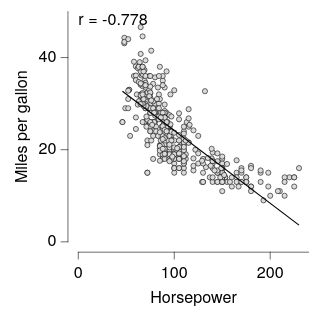

Specify this chart in Vega-Lite:
### Vega-Lite specification from a JSON file in a GitHub repository (floating-point values rounded to 4 significant figures; data arrays with more than 128 entries replaced by an {"elided": "..."} marker saying what was removed)
{"background": null, "config": {"arc": {"fill": "#DBDBDB", "fillOpacity": 1.0, "innerRadius": 25.0, "padAngle": 0.03, "stroke": "black", "strokeOpacity": 1, "strokeWidth": 0.25}, "area": {"fill": "#DBDBDB", "fillOpacity": 1.0, "stroke": "black", "strokeOpacity": 1, "strokeWidth": 0.25}, "axis": {"domain": true, "domainCap": "round", "domainColor": "black", "domainWidth": 0.25, "grid": false, "gridCap": "round", "gridColor": "#F1F1F1", "gridDash": [0, 0], "gridOpacity": 1.0, "gridWidth": 0.25, "labelColor": "black", "labelFont": "Helvetica Neue, HelveticaNeue, Helvetica, Arial, sans-serif", "labelFontSize": 7, "labelFontStyle": "normal", "labelFontWeight": 400, "offset": 4.5, "ticks": true, "tickCap": "round", "tickColor": "black", "tickRound": false, "tickSize": 3, "tickWidth": 0.25, "titleColor": "black", "titleFont": "Helvetica Neue, HelveticaNeue, Helvetica, Arial, sans-serif", "titleFontSize": 7, "titleFontStyle": "normal", "titleFontWeight": 400}, "axisX": {"domain": true, "labelAlign": "center", "labelAngle": 0, "labels": true, "ticks": true, "translate": 0}, "axisY": {"domain": true, "labelAlign": "right", "labelAngle": 0, "labels": true, "ticks": true, "translate": 0}, "axisRight": {"domain": true, "labelAlign": "left", "labelAngle": 0, "labels": true, "ticks": true, "translate": 0}, "axisTop": {"domain": true, "labelAlign": "center", "labelAngle": 0, "labels": true, "ticks": true, "translate": 0}, "axisBand": {"tickOffset": 0}, "bar": {"fill": "#DBDBDB", "fillOpacity": 1.0, "stroke": "black", "strokeOpacity": 1, "strokeWidth": 0.25}, "boxplot": {"size": 9.0, "ticks": {"cornerRadius": 0.25, "fill": "black", "opacity": 1, "size": 4.5, "thickness": 0.25}, "box": {"fillOpacity": 1.0, "stroke": "black", "strokeOpacity": 1, "strokeWidth": 0.25}, "median": {"cornerRadius": 0, "fill": "black", "fillOpacity": 1.0, "opacity": 1, "size": 9.0, "thickness": 0.25}, "rule": {"fill": "black", "fillOpacity": 1.0, "size": 10.0, "stroke": "black", "strokeDash": [0, 0], "strokeOpacity": 1, "strokeWidth": 0.25}, "outliers": {"color": "black", "fill": "black", "fillOpacity": 1.0, "size": 0, "stroke": "black", "strokeOpacity": 1, "strokeWidth": 0.25}}, "circle": {"fill": "black", "fillOpacity": 1.0, "size": 1.25, "stroke": null, "strokeOpacity": 1, "strokeWidth": 0.25}, "errorband": {"band": {"fillOpacity": 0.6, "stroke": null, "strokeWidth": 0.25, "strokeOpacity": 1}, "borders": {"opacity": 0, "strokeOpacity": 0.25, "strokeWidth": 1}}, "errorbar": {"opacity": 1, "rule": {"strokeDash": [0, 0], "strokeWidth": 0.25}, "ticks": {"color": "black", "cornerRadius": 0.125, "opacity": 1, "size": 6.0, "thickness": 0.25}, "thickness": 0.25}, "font": "Helvetica Neue, HelveticaNeue, Helvetica, Arial, sans-serif", "geoshape": {"fill": "#DBDBDB", "fillOpacity": 1.0, "stroke": "black", "strokeOpacity": 1, "strokeWidth": 0.25}, "header": {"labelColor": "black", "labelFont": "Helvetica Neue, HelveticaNeue, Helvetica, Arial, sans-serif", "labelFontSize": 7, "labelFontStyle": "normal", "labelFontWeight": 400, "titleColor": "black", "titleFont": "Helvetica Neue, HelveticaNeue, Helvetica, Arial, sans-serif", "titleFontSize": 7, "titleFontStyle": "normal", "titleFontWeight": 400, "titlePadding": 0}, "legend": {"disable": false, "offset": 4.5, "titlePadding": 4, "labelOffset": 2, "gradientLabelOffset": 2, "gradientLength": 50.0, "gradientThickness": 5.0, "gradientOpacity": 1.0, "gradientStrokeColor": "black", "gradientStrokeWidth": 0.25, "labelColor": "black", "labelFont": "Helvetica Neue, HelveticaNeue, Helvetica, Arial, sans-serif", "labelFontSize": 7, "labelFontStyle": "normal", "labelFontWeight": 400, "strokeColor": "black", "strokeWidth": 0, "symbolSize": 42, "symbolStrokeColor": "black", "symbolStrokeWidth": 0.25, "titleColor": "black", "titleFont": "Helvetica Neue, HelveticaNeue, Helvetica, Arial, sans-serif", "titleFontSize": 7, "titleFontStyle": "normal", "titleFontWeight": 400}, "line": {"color": "black", "stroke": "black", "strokeCap": "butt", "strokeDash": [0, 0], "strokeOpacity": 1, "strokeWidth": 0.5}, "point": {"filled": true, "fill": "#DBDBDB", "fillOpacity": 1.0, "size": 5.0, "stroke": "black", "strokeOpacity": 1, "strokeWidth": 0.25}, "range": {"category": ["#B2B2B2", "#4A7CD3", "#008542", "#664CAF", "#509F98", "#636363", "#284F93", "#005226", "#382864", "#285753"], "diverging": {"scheme": ["#443E60", "#5F597E", "#7C759B", "#9994B6", "#B7B4CC", "#D6D5DC", "#F6F6F6", "#D1DAD9", "#A4C2BF", "#7AA9A4", "#578E89", "#37736E", "#1B5954"]}, "heatmap": {"scheme": ["#440154", "#472270", "#433E82", "#38598C", "#2C728E", "#238A8D", "#24A086", "#39B578", "#5DC862", "#96D646", "#CAE02D", "#FDE724"]}, "ordinal": {"scheme": ["#F1F1F1", "#DBDBDB", "#C6C6C6", "#B2B2B2", "#9D9D9D", "#898989", "#767676", "#636363", "#515151", "#404040", "#2F2F2F", "#1F1F1F"]}, "ramp": {"scheme": ["#440154", "#472270", "#433E82", "#38598C", "#2C728E", "#238A8D", "#24A086", "#39B578", "#5DC862", "#96D646", "#CAE02D", "#FDE724"]}}, "rule": {"color": "black", "stroke": "black", "strokeCap": "round", "strokeDash": [2, 2], "strokeOpacity": 1, "strokeWidth": 0.25}, "scale": {"barBandPaddingInner": 0.1, "rectBandPaddingInner": 0, "tickBandPaddingInner": 0.1, "bandPaddingOuter": 0.1, "bandWithNestedOffsetPaddingInner": 0.2, "bandWithNestedOffsetPaddingOuter": 0.2, "offsetBandPaddingInner": 0, "offsetBandPaddingOuter": 0, "round": false}, "rect": {"fill": "#DBDBDB", "fillOpacity": 1.0, "stroke": "black", "strokeOpacity": 1, "strokeWidth": 0.25}, "square": {"fill": "#DBDBDB", "fillOpacity": 1.0, "size": 10.0, "stroke": "black", "strokeOpacity": 1, "strokeWidth": 0.25}, "text": {"color": "black", "font": "Helvetica Neue, HelveticaNeue, Helvetica, Arial, sans-serif", "fontSize": 7, "fontStyle": "normal", "fontWeight": 400}, "tick": {"color": "black", "cornerRadius": 0.125, "opacity": 1.0, "size": 9.0, "thickness": 0.25}, "title": {"anchor": "middle", "frame": "group", "color": "black", "font": "Helvetica Neue, HelveticaNeue, Helvetica, Arial, sans-serif", "fontSize": 7, "fontStyle": "normal", "fontWeight": 400, "subtitleColor": "black", "subtitleFont": "Helvetica Neue, HelveticaNeue, Helvetica, Arial, sans-serif", "subtitleFontSize": "Helvetica Neue, HelveticaNeue, Helvetica, Arial, sans-serif", "subtitleFontStyle": "normal", "subtitleFontWeight": 400}, "trail": {"color": "black", "opacity": 1, "size": 0.5}, "view": {"continuousWidth": 100, "continuousHeight": 100, "discreteWidth": 100, "discreteHeight": 100, "fill": null, "stroke": null, "strokeWidth": 0.25}}, "layer": [{"data": {"name": "data-7285c4e2e195e5a75737a34913199f5f"}, "mark": {"type": "point"}, "encoding": {"x": {"field": "Horsepower", "type": "quantitative"}, "y": {"field": "Miles_per_Gallon", "title": "Miles per gallon", "type": "quantitative"}}}, {"layer": [{"data": {"name": "data-e5e41d7cdc7704607649085c2c14cc40"}, "mark": {"type": "line"}, "encoding": {"x": {"field": "Horsepower", "type": "quantitative"}, "y": {"field": "Miles_per_Gallon", "type": "quantitative"}}}, {"data": {"values": [{"__dysonsphere__": 1}]}, "mark": {"type": "text", "align": "left", "angle": 0, "baseline": "top", "dx": 0, "dy": 0, "fontSize": 7, "opacity": 1.0}, "encoding": {"text": {"value": "r = -0.778"}, "x": {"value": 0}, "y": {"value": 0}}}], "name": "__dysonsphere_76376099648bb858_41"}], "$schema": "https://vega.github.io/schema/vega-lite/v6.4.1.json", "datasets": {"data-7285c4e2e195e5a75737a34913199f5f": {"elided": "392 records"}, "data-e5e41d7cdc7704607649085c2c14cc40": [{"Horsepower": 46.0, "Miles_per_Gallon": 32.68, "__dysonsphere__": 1}, {"Horsepower": 230.0, "Miles_per_Gallon": 3.632, "__dysonsphere__": 1}]}}
